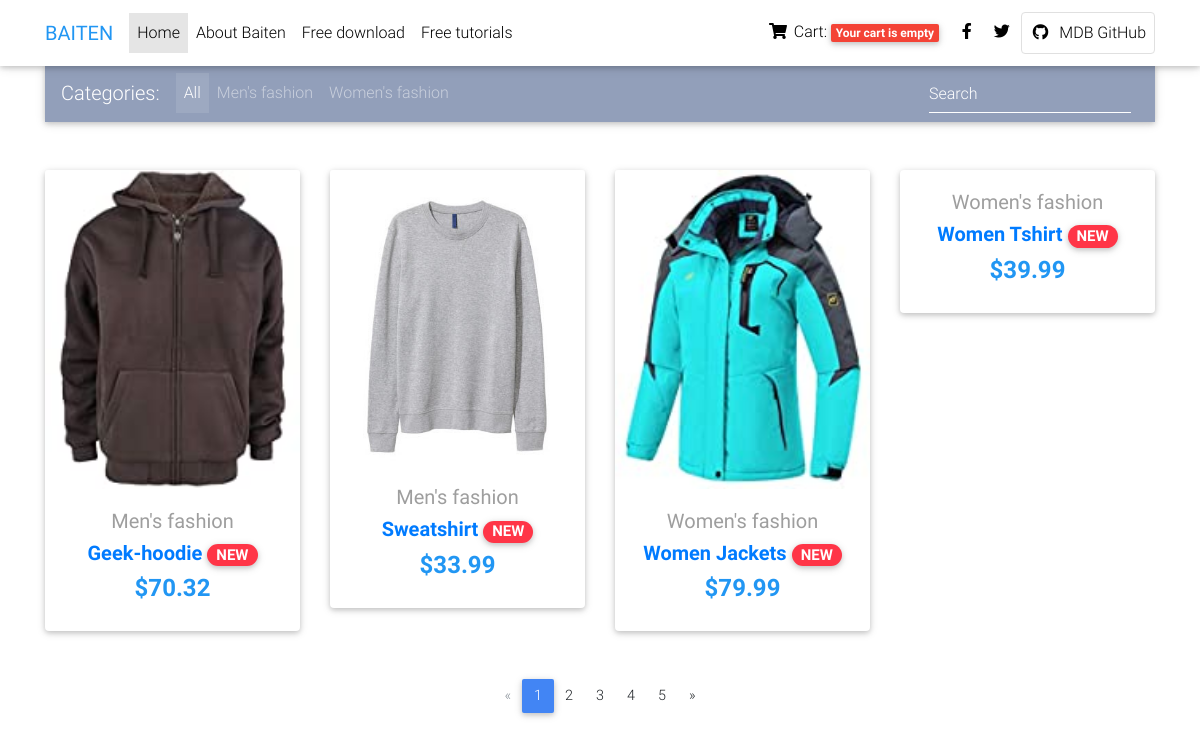
The page / on the database its author committed.
### shop/models.py (models this page shows, shortened)
class Category(models.Model):
    name = models.CharField(max_length=200,
                            db_index=True)
    slug = models.SlugField(max_length=200,
                            unique=True)
    class Meta:
        ordering = ('name',)
        verbose_name = 'category'
        verbose_name_plural = 'categories'
    def get_absolute_url(self):
        return reverse('shop:item_list',
                       args=[self.slug])

class Item(models.Model):
    category = models.ForeignKey(Category,
                                 related_name='products',
                                 on_delete=models.CASCADE)
    name = models.CharField(max_length=200, db_index=True)
    slug = models.SlugField(max_length=200, db_index=True)
    image = models.ImageField(upload_to='products/%Y/%m/%d',
                              blank=True)
    description = models.TextField(blank=True)
    price = models.DecimalField(max_digits=10, decimal_places=2)
    available = models.BooleanField(default=True)
    created = models.DateTimeField(auto_now_add=True)
    updated = models.DateTimeField(auto_now=True)
    tags = models.CharField(choices=TAG_CHOICES,
                            max_length=1)
    class Meta:
        ordering = ('name',)
        index_together = (('id', 'slug'),)
    def get_absolute_url(self):
        return reverse('shop:item_detail',
                       args=[self.id, self.slug])

### shop/views.py (the view)
# urls.py: path('', views.item_list, name='item_list'),
def item_list(request, category_slug=None):
    category = None
    categories = Category.objects.all()
    items = Item.objects.filter(available=True)
    if category_slug:
        category = get_object_or_404(Category, slug=category_slug)
        items = items.filter(category=category)
    return render(request,
                  'item/list.html',
                  {'category': category,
                   'categories': categories,
                   'items': items})

### cart/cart.py (called while the page is built)
    def __len__(self):
        return sum(product['quantity'] for product in self.cart.values())

### cart/context_processors.py (called while the page is built)
def cart(request):
    return {'cart': Cart(request)}

### shop/templates/item/list.html (shortened to what this page needs)
{% extends "base.html" %}
{% load static %}
{% block content %}
  <main>
    <div class="container">
      <nav class="navbar navbar-expand-lg navbar-dark mdb-color lighten-3 mt-3 mb-5">
        <span class="navbar-brand">Categories:</span>
        <div class="collapse navbar-collapse" id="basicExampleNav">
          <ul class="navbar-nav mr-auto">
            <li class="nav-item active">
              <a class="nav-link" href="{% url "shop:item_list" %}">All
              </a>
            </li>
            {% for c in categories %}
                <li {% if category.slug == c.slug %} class="nav-item">{% endif %}
                    <a class="nav-link" href="{{ c.get_absolute_url }}">{{ c.name }}</a>
                </li>
            {% endfor %}
          </ul>
          <form class="form-inline">
            <div class="md-form my-0">
              <input class="form-control mr-sm-2" type="text" placeholder="Search" aria-label="Search">
            </div>
          </form>
        </div>
      </nav>
      <section class="text-center mb-4">
        <div class="row wow fadeIn">
            {% for item in items %}
          <div class="col-lg-3 col-md-6 mb-4">
            <div class="card">
              <div class="view overlay">
                <img src="{% if item.image %}{{ item.image.url }}{% else %}
                https://mdbootstrap.com/img/Photos/Horizontal/E-commerce/Vertical/12.jpg {% endif %}" class="card-img-top"
                  alt="">
              </div>
              <div class="card-body text-center">
                <a href="" class="grey-text">
                  <h5>{{ item.category.name|truncatechars:20 }}</h5>
                </a>
                <h5>
                  <strong>
                    <a href="{{ item.get_absolute_url }}">{{ item.name }}
                      <span class="badge badge-pill danger-color">NEW</span>
                    </a>
                  </strong>
                </h5>
                <h4 class="font-weight-bold blue-text">
                  <strong>${{ item.price }}</strong>
                </h4>
              </div>
            </div>
          </div>
          {% endfor %}
        </div>
      </section>
      <nav class="d-flex justify-content-center wow fadeIn">
        <ul class="pagination pg-blue">
          <li class="page-item disabled">
            <a class="page-link" href="#" aria-label="Previous">
              <span aria-hidden="true">&laquo;</span>
            </a>
          </li>
          <li class="page-item active">
            <a class="page-link" href="#">1
            </a>
          </li>
          <li class="page-item">
            <a class="page-link" href="#">2</a>
          </li>
          <li class="page-item">
            <a class="page-link" href="#">3</a>
          </li>
          <li class="page-item">
            <a class="page-link" href="#">4</a>
          </li>
          <li class="page-item">
            <a class="page-link" href="#">5</a>
          </li>
          <li class="page-item">
            <a class="page-link" href="#" aria-label="Next">
              <span aria-hidden="true">&raquo;</span>
            </a>
          </li>
        </ul>
      </nav>
    </div>
  </main>
{% endblock %}

### shop/templates/base.html (style rules this page uses)
html, body, header, .carousel { height: 60vh; }

### rows shown on the page
Category: name "Men's fashion"
Category: name "Women's fashion"
Item: image (picture), category.name "Men's fashion", name "Geek-hoodie", price "70.32"
Item: image (picture), category.name "Men's fashion", name "Sweatshirt", price "33.99"
Item: image (picture), category.name "Women's fashion", name "Women Jackets", price "79.99"
Item: category.name "Women's fashion", name "Women Tshirt", price "39.99"
